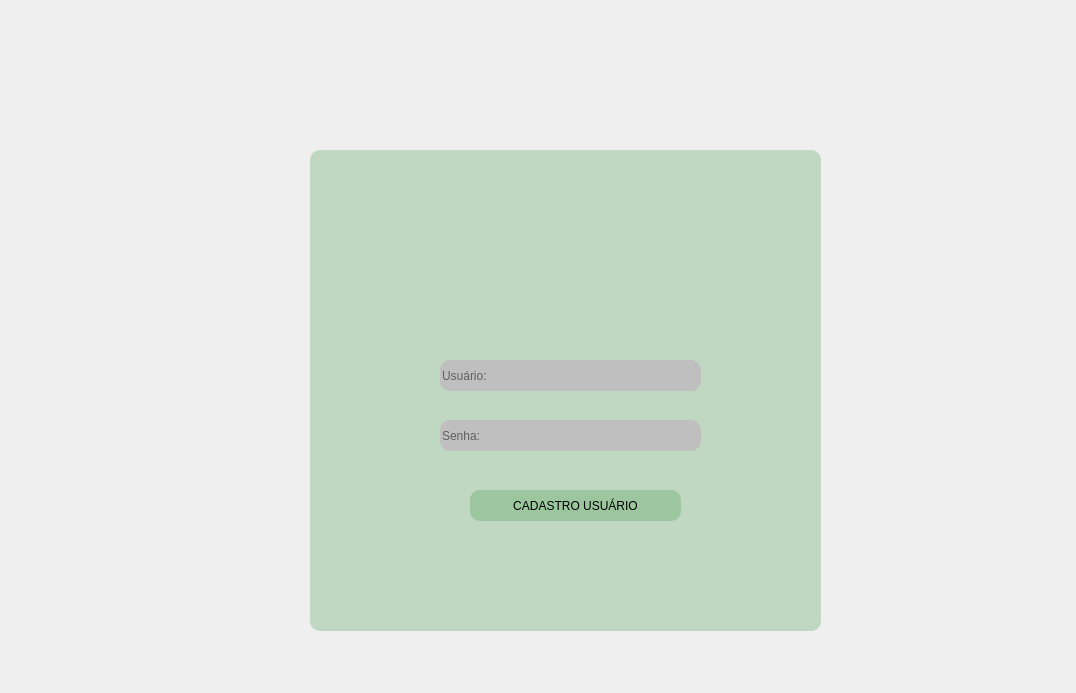
<?xml version="1.0" encoding="UTF-8"?>
<ui version="4.0">
 <class>tela_login</class>
 <widget class="QWidget" name="tela_login">
  <property name="geometry">
   <rect>
    <x>0</x>
    <y>0</y>
    <width>1076</width>
    <height>693</height>
   </rect>
  </property>
  <property name="windowTitle">
   <string>Form</string>
  </property>
  <property name="styleSheet">
   <string notr="true"/>
  </property>
  <widget class="QFrame" name="frame">
   <property name="geometry">
    <rect>
     <x>310</x>
     <y>150</y>
     <width>511</width>
     <height>481</height>
    </rect>
   </property>
   <property name="styleSheet">
    <string notr="true">background-color: rgba(7, 125, 15, 0.2);
border-radius: 10px;</string>
   </property>
   <property name="frameShape">
    <enum>QFrame::StyledPanel</enum>
   </property>
   <property name="frameShadow">
    <enum>QFrame::Raised</enum>
   </property>
   <widget class="QLineEdit" name="usuario_input">
    <property name="geometry">
     <rect>
      <x>130</x>
      <y>210</y>
      <width>261</width>
      <height>31</height>
     </rect>
    </property>
    <property name="styleSheet">
     <string notr="true">background-color: rgb(191, 191, 191);

font: 9pt &quot;Tahoma&quot;;</string>
    </property>
    <property name="placeholderText">
     <string>Usuário:</string>
    </property>
   </widget>
   <widget class="QLineEdit" name="senha_input">
    <property name="geometry">
     <rect>
      <x>130</x>
      <y>270</y>
      <width>261</width>
      <height>31</height>
     </rect>
    </property>
    <property name="styleSheet">
     <string notr="true">background-color: rgb(191, 191, 191);

font: 9pt &quot;Tahoma&quot;;</string>
    </property>
    <property name="echoMode">
     <enum>QLineEdit::Password</enum>
    </property>
    <property name="placeholderText">
     <string>Senha:</string>
    </property>
   </widget>
   <widget class="QPushButton" name="btn_cadastro">
    <property name="geometry">
     <rect>
      <x>160</x>
      <y>340</y>
      <width>211</width>
      <height>31</height>
     </rect>
    </property>
    <property name="styleSheet">
     <string notr="true">QPushButton:pressed
    { background-color: qlineargradient(x1: 0, y1: 0, x2: 0, y2: 1, stop: 0 #0d5ca6, stop: 1 #2198c0);}</string>
    </property>
    <property name="text">
     <string>CADASTRO USUÁRIO</string>
    </property>
   </widget>
  </widget>
  <widget class="QLabel" name="logon_label">
   <property name="geometry">
    <rect>
     <x>440</x>
     <y>90</y>
     <width>251</width>
     <height>251</height>
    </rect>
   </property>
   <property name="text">
    <string/>
   </property>
   <property name="pixmap">
    <pixmap>../../../../Downloads/kanbanLogo.png</pixmap>
   </property>
   <property name="scaledContents">
    <bool>true</bool>
   </property>
  </widget>
 </widget>
 <resources/>
 <connections/>
</ui>
